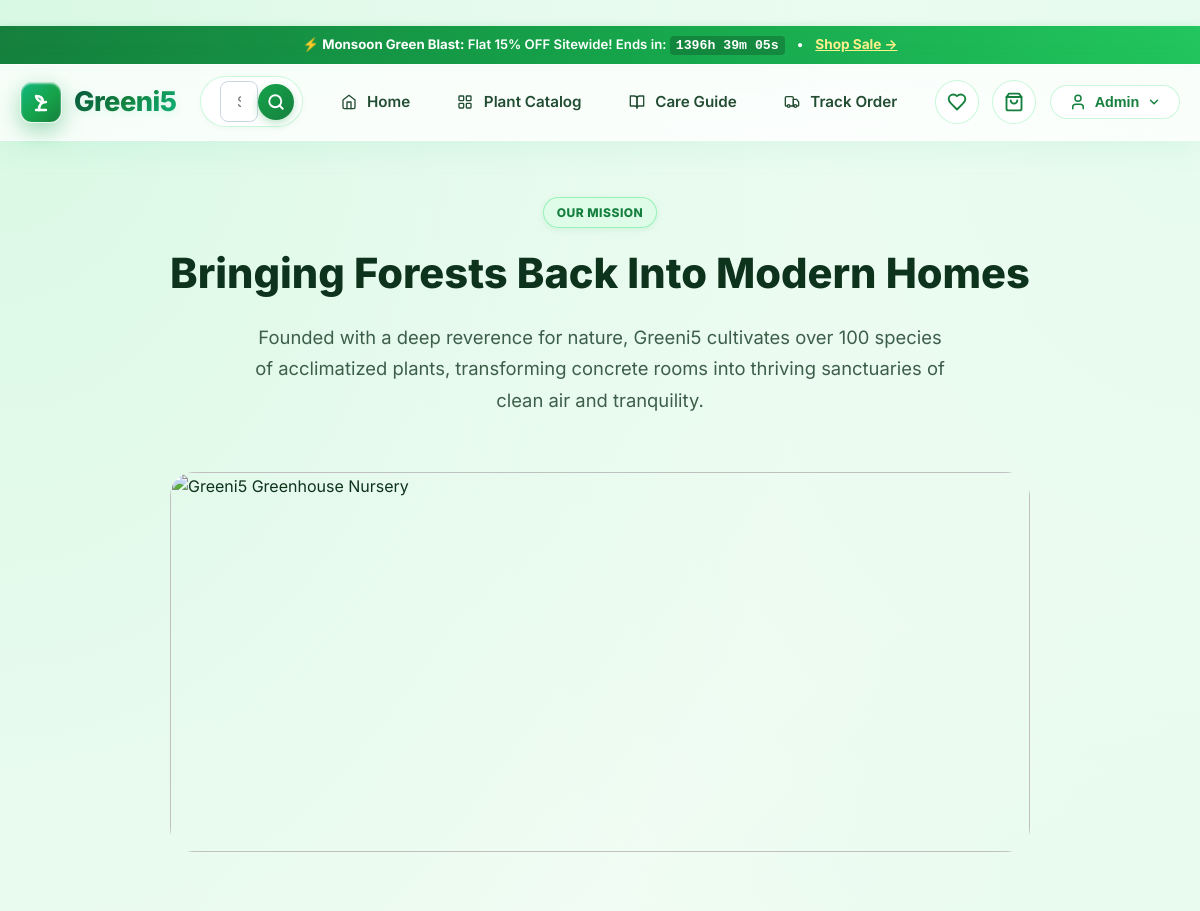
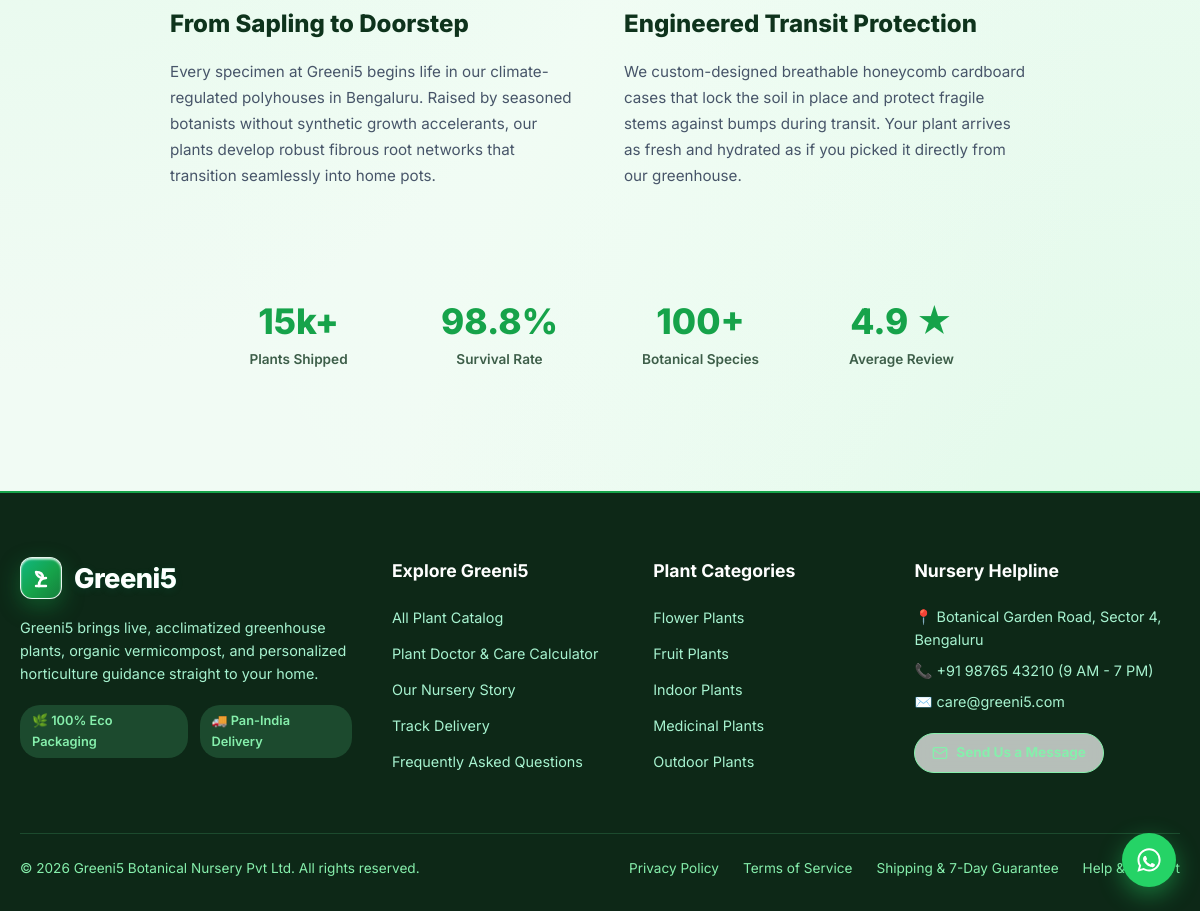
The page /about (signed in) on the database its author committed (2 pictures, top to bottom).
### tables this page shows
CREATE TABLE flash_sales (
        id INTEGER PRIMARY KEY AUTOINCREMENT,
        title TEXT NOT NULL,
        discount_pct REAL NOT NULL,
        starts_at TIMESTAMP,
        ends_at TIMESTAMP NOT NULL,
        banner_text TEXT,
        is_active INTEGER DEFAULT 1,
        created_at TIMESTAMP DEFAULT CURRENT_TIMESTAMP
    );

CREATE TABLE users (
    id INTEGER PRIMARY KEY AUTOINCREMENT,
    name TEXT NOT NULL,
    email TEXT UNIQUE NOT NULL,
    password_hash TEXT NOT NULL,
    role TEXT NOT NULL DEFAULT 'customer',
    phone TEXT,
    created_at TIMESTAMP DEFAULT CURRENT_TIMESTAMP
);

CREATE TABLE categories (
    id INTEGER PRIMARY KEY AUTOINCREMENT,
    name TEXT NOT NULL UNIQUE,
    slug TEXT NOT NULL UNIQUE,
    description TEXT,
    icon TEXT,
    image_url TEXT
);

### app.py (the view)
@app.route('/about')
def about():
    return render_template('about.html')

### app.py (called while the page is built)
@app.after_request
def add_cache_control_headers(response):
    if response.content_type and 'text/html' in response.content_type:
        response.headers['Cache-Control'] = 'no-cache, no-store, must-revalidate, max-age=0'
        response.headers['Pragma'] = 'no-cache'
        response.headers['Expires'] = '0'
    return response

### database.py (called while the page is built)
def get_db():
    db = getattr(g, '_database', None)
    if db is None:
        db = g._database = sqlite3.connect(DATABASE)
        db.row_factory = sqlite3.Row
        db.execute('PRAGMA foreign_keys = ON;')
    return db

def query_db(query, args=(), one=False):
    cur = get_db().execute(query, args)
    rv = cur.fetchall()
    cur.close()
    return (rv[0] if rv else None) if one else rv

### templates/about.html (shortened to what this page needs)
﻿{% extends "base.html" %}
{% block content %}
<div class="container" style="padding-top: 3.5rem; padding-bottom: 5rem; max-width: 900px;">
  <div style="text-align: center; margin-bottom: 3.5rem;">
    <span class="badge badge-featured" style="margin-bottom: 0.75rem;">Our Mission</span>
    <h1 style="font-size: 2.6rem; font-weight: 800; color: var(--text-main); margin-bottom: 1rem;">
      Bringing Forests Back Into Modern Homes
    </h1>
    <p style="color: var(--text-muted); font-size: 1.15rem; line-height: 1.7; max-width: 700px; margin: 0 auto;">
      Founded with a deep reverence for nature, Greeni5 cultivates over 100 species of acclimatized plants, transforming concrete rooms into thriving sanctuaries of clean air and tranquility.
    </p>
  </div>
  <div style="margin-bottom: 4rem;">
    <img src="https://images.unsplash.com/photo-1585320806297-9794b3e4eeae?w=1200&auto=format&fit=crop&q=80" alt="Greeni5 Greenhouse Nursery" style="width: 100%; height: 380px; object-fit: cover; border-radius: var(--radius-lg); box-shadow: var(--shadow);">
  </div>
  <div class="about-hero-grid">
    <div>
      <h2 style="font-size: 1.5rem; font-weight: 800; color: var(--text-main); margin-bottom: 1rem;">From Sapling to Doorstep</h2>
      <p style="color: #475569; font-size: 0.95rem; line-height: 1.7;">
        Every specimen at Greeni5 begins life in our climate-regulated polyhouses in Bengaluru. Raised by seasoned botanists without synthetic growth accelerants, our plants develop robust fibrous root networks that transition seamlessly into home pots.
      </p>
    </div>
    <div>
      <h2 style="font-size: 1.5rem; font-weight: 800; color: var(--text-main); margin-bottom: 1rem;">Engineered Transit Protection</h2>
      <p style="color: #475569; font-size: 0.95rem; line-height: 1.7;">
        We custom-designed breathable honeycomb cardboard cases that lock the soil in place and protect fragile stems against bumps during transit. Your plant arrives as fresh and hydrated as if you picked it directly from our greenhouse.
      </p>
    </div>
  </div>
  <div class="about-stats-grid">
    <div>
      <div style="font-size: 2.2rem; font-weight: 800; color: var(--primary);">15k+</div>
      <div style="font-size: 0.85rem; color: var(--text-muted); font-weight: 600;">Plants Shipped</div>
    </div>
    <div>
      <div style="font-size: 2.2rem; font-weight: 800; color: var(--primary);">98.8%</div>
      <div style="font-size: 0.85rem; color: var(--text-muted); font-weight: 600;">Survival Rate</div>
    </div>
    <div>
      <div style="font-size: 2.2rem; font-weight: 800; color: var(--primary);">100+</div>
      <div style="font-size: 0.85rem; color: var(--text-muted); font-weight: 600;">Botanical Species</div>
    </div>
    <div>
      <div style="font-size: 2.2rem; font-weight: 800; color: var(--primary);">4.9 ★</div>
      <div style="font-size: 0.85rem; color: var(--text-muted); font-weight: 600;">Average Review</div>
    </div>
  </div>
</div>
{% endblock %}

### templates/base.html (shortened to what this page needs)
<!DOCTYPE html>
<html lang="en">
<head>
  <link rel="stylesheet" href="{{ url_for('static', filename='css/style.css') }}?v={{ asset_version }}">
</head>
<body>
  {% if active_flash_sale %}
    <div class="top-notice-bar">
      <span>⚡ <strong>{{ active_flash_sale.title }}:</strong> Flat {{ active_flash_sale.discount_pct | int }}% OFF Sitewide! Ends in: <strong id="flash-sale-timer" data-endtime="{{ active_flash_sale.ends_at }}" style="background: rgba(0,0,0,0.2); padding: 2px 6px; border-radius: 4px; font-family: monospace;">--:--:--</strong></span>
      <span>•</span>
      <a href="{{ url_for('catalog') }}" style="color: #fef08a; text-decoration: underline; font-size: 0.85rem; font-weight: 700;">Shop Sale &rarr;</a>
    </div>
  {% else %}
    <div class="top-notice-bar">
      <span>🌿 Nature Delivered Fresh • <span class="highlight">FREE Shipping</span> on orders over ₹999</span>
      <span>•</span>
      <span>7-Day Safe Replacement Guarantee</span>
    </div>
  {% endif %}
  <header class="main-header">
    <div class="container">
      <div class="nav-row">
        <a href="{{ url_for('index') }}" class="brand-logo">
          <div class="leaf-icon">
            <svg width="24" height="24" viewBox="0 0 24 24" fill="none" stroke="#ffffff" stroke-width="2.4" stroke-linecap="round" stroke-linejoin="round">
              <path d="M7 20h10"/>
              <path d="M10 20c0-4.4 2-8 7-8"/>
              <path d="M14 12c-3.5 0-6.5-2.5-7-6 4 0 7 2 7 6Z" fill="rgba(255,255,255,0.25)"/>
              <path d="M10 20v-3"/>
            </svg>
          </div>
          <span>Greeni5</span>
        </a>
        <div class="search-box-wrap">
          <form action="{{ url_for('catalog') }}" method="GET">
            <input type="text" name="search" placeholder="Search indoor, outdoor, flowers, medicinal..." value="{{ request.args.get('search', '') }}">
            <button type="submit" aria-label="Search">
              <svg width="18" height="18" viewBox="0 0 24 24" fill="none" stroke="#ffffff" stroke-width="2.5" stroke-linecap="round" stroke-linejoin="round">
                <circle cx="11" cy="11" r="8"></circle>
                <line x1="21" y1="21" x2="16.65" y2="16.65"></line>
              </svg>
            </button>
          </form>
        </div>
        <ul class="nav-links">
          <li>
            <a href="{{ url_for('index') }}" class="{{ 'active' if request.endpoint == 'index' else '' }}">
              <svg width="16" height="16" viewBox="0 0 24 24" fill="none" stroke="currentColor" stroke-width="2" stroke-linecap="round" stroke-linejoin="round" style="vertical-align: -2px; margin-right: 4px;"><path d="m3 9 9-7 9 7v11a2 2 0 0 1-2 2H5a2 2 0 0 1-2-2z"></path><polyline points="9 22 9 12 15 12 15 22"></polyline></svg> Home
            </a>
          </li>
          <li>
            <a href="{{ url_for('catalog') }}" class="{{ 'active' if request.endpoint == 'catalog' else '' }}">
              Plant Catalog
            </a>
          </li>
          <li>
            <a href="{{ url_for('care_tips') }}" class="{{ 'active' if request.endpoint == 'care_tips' else '' }}">
              <svg width="16" height="16" viewBox="0 0 24 24" fill="none" stroke="currentColor" stroke-width="2" stroke-linecap="round" stroke-linejoin="round" style="vertical-align: -2px; margin-right: 4px;"><path d="M2 3h6a4 4 0 0 1 4 4v14a3 3 0 0 0-3-3H2z"></path><path d="M22 3h-6a4 4 0 0 0-4 4v14a3 3 0 0 1 3-3h7z"></path></svg> Care Guide
            </a>
          </li>
          <li>
            <a href="{{ url_for('track_lookup') }}" class="{{ 'active' if request.endpoint in ['track_lookup', 'order_tracking'] else '' }}">
              Track Order
            </a>
          </li>
        </ul>
        <div class="nav-actions">
          <a href="{{ url_for('catalog') }}#wishlist" class="icon-badge-btn" id="wishlist-nav-btn" title="Saved Plants / Wishlist">
            <svg width="20" height="20" viewBox="0 0 24 24" fill="none" stroke="#15803d" stroke-width="2.2" stroke-linecap="round" stroke-linejoin="round">
              <path d="M19 14c1.49-1.46 3-3.21 3-5.5A5.5 5.5 0 0 0 16.5 3c-1.76 0-3 .5-4.5 2-1.5-1.5-2.74-2-4.5-2A5.5 5.5 0 0 0 2 8.5c0 2.3 1.5 4.05 3 5.5l7 7Z"></path>
            </svg>
          </a>
          <a href="{{ url_for('cart') }}" class="icon-badge-btn" title="View Shopping Cart">
            <svg width="20" height="20" viewBox="0 0 24 24" fill="none" stroke="#15803d" stroke-width="2.2" stroke-linecap="round" stroke-linejoin="round">
              <path d="M6 2 3 6v14a2 2 0 0 0 2 2h14a2 2 0 0 0 2-2V6l-3-4Z"></path>
              <line x1="3" y1="6" x2="21" y2="6"></line>
              <path d="M16 10a4 4 0 0 1-8 0"></path>
            </svg>
          </a>
          {% if current_user %}
            <div class="user-menu-wrap">
              <button class="user-menu-btn" type="button">
                <svg width="18" height="18" viewBox="0 0 24 24" fill="none" stroke="currentColor" stroke-width="2" stroke-linecap="round" stroke-linejoin="round">
                  <path d="M19 21v-2a4 4 0 0 0-4-4H9a4 4 0 0 0-4 4v2"></path>
                  <circle cx="12" cy="7" r="4"></circle>
                </svg>
                <span>{{ current_user.name.split()[0] }}</span>
                <svg width="14" height="14" viewBox="0 0 24 24" fill="none" stroke="currentColor" stroke-width="2.5" stroke-linecap="round" stroke-linejoin="round">
                  <polyline points="6 9 12 15 18 9"></polyline>
                </svg>
              </button>
            </div>
          {% endif %}
        </div>
      </div>
    </div>
  </header>
  <main style="flex: 1;">
    {% block content %}{% endblock %}
  </main>
  <footer class="main-footer">
    <div class="container">
      <div class="footer-grid">
        <div class="footer-col">
          <div class="brand-logo" style="color: #ffffff; margin-bottom: 1rem;">
            <div class="leaf-icon">
              <svg width="24" height="24" viewBox="0 0 24 24" fill="none" stroke="#ffffff" stroke-width="2.4" stroke-linecap="round" stroke-linejoin="round">
                <path d="M7 20h10"/>
                <path d="M10 20c0-4.4 2-8 7-8"/>
                <path d="M14 12c-3.5 0-6.5-2.5-7-6 4 0 7 2 7 6Z" fill="rgba(255,255,255,0.25)"/>
                <path d="M10 20v-3"/>
              </svg>
            </div>
            <span style="color: #ffffff; -webkit-text-fill-color: #ffffff;">Greeni5</span>
          </div>
          <p style="color: #a7f3d0; font-size: 0.9rem; margin-bottom: 1.25rem;">
            Greeni5 brings live, acclimatized greenhouse plants, organic vermicompost, and personalized horticulture guidance straight to your home.
          </p>
          <div style="display: flex; gap: 0.75rem;">
            <span style="background: #1c4a2e; color: #86efac; padding: 6px 12px; border-radius: 20px; font-size: 0.8rem; font-weight: 600;">🌿 100% Eco Packaging</span>
            <span style="background: #1c4a2e; color: #86efac; padding: 6px 12px; border-radius: 20px; font-size: 0.8rem; font-weight: 600;">🚚 Pan-India Delivery</span>
          </div>
        </div>
        <div class="footer-col">
          <h4>Explore Greeni5</h4>
          <ul class="footer-links">
            <li><a href="{{ url_for('catalog') }}">All Plant Catalog</a></li>
            <li><a href="{{ url_for('care_tips') }}">Plant Doctor & Care Calculator</a></li>
            <li><a href="{{ url_for('about') }}">Our Nursery Story</a></li>
            <li><a href="{{ url_for('track_lookup') }}">Track Delivery</a></li>
            <li><a href="{{ url_for('faq') }}">Frequently Asked Questions</a></li>
          </ul>
        </div>
        <div class="footer-col">
          <h4>Plant Categories</h4>
          <ul class="footer-links">
            {% for cat in nav_categories %}
              <li><a href="{{ url_for('catalog', category=cat.slug) }}">{{ cat.name }}</a></li>
            {% endfor %}
          </ul>
        </div>
        <div class="footer-col">
          <h4>Nursery Helpline</h4>
          <p style="color: #a7f3d0; font-size: 0.9rem; margin-bottom: 0.5rem;">📍 Botanical Garden Road, Sector 4, Bengaluru</p>
          <p style="color: #a7f3d0; font-size: 0.9rem; margin-bottom: 0.5rem;">📞 +91 98765 43210 (9 AM - 7 PM)</p>
          <p style="color: #a7f3d0; font-size: 0.9rem; margin-bottom: 1.25rem;">✉️ care@greeni5.com</p>
          <a href="{{ url_for('contact') }}" class="btn btn-outline btn-sm" style="border-color: #86efac; color: #86efac;">
            <i data-lucide="mail" style="width: 16px;"></i> Send Us a Message
          </a>
        </div>
      </div>
      <div class="footer-bottom">
        <p>&copy; {{ now_year }} Greeni5 Botanical Nursery Pvt Ltd. All rights reserved.</p>
        <div style="display: flex; gap: 1.5rem; flex-wrap: wrap;">
          <a href="{{ url_for('privacy_policy') }}">Privacy Policy</a>
          <a href="{{ url_for('terms_of_service') }}">Terms of Service</a>
          <a href="{{ url_for('shipping_policy') }}">Shipping & 7-Day Guarantee</a>
          <a href="{{ url_for('contact') }}">Help & Support</a>
        </div>
      </div>
    </div>
  </footer>
  <a href="https://wa.me/919876543210?text=Hello%20Greeni5!%20I%20have%20a%20question%20about%20your%20plants."
     target="_blank"
     rel="noopener noreferrer"
     class="floating-whatsapp-btn"
     title="Chat with Botanical Expert on WhatsApp"
     aria-label="Chat on WhatsApp">
  </a>
</body>
</html>

### rows shown on the page
flash_sales: title "Monsoon Green Blast", discount_pct "15"
users: name "Admin"
categories: name "Flower Plants"
categories: name "Fruit Plants"
categories: name "Indoor Plants"
categories: name "Medicinal Plants"
categories: name "Outdoor Plants"
